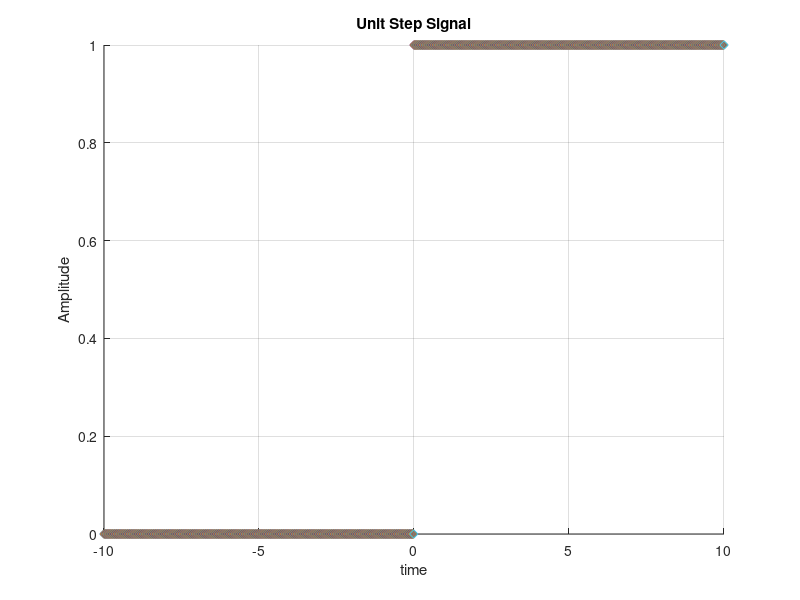

The MATLAB script that drew this image:
%To plot the unit step signal continuous
hold on;
for t=-10:0.01:10
   if t<0
       plot(t,0,'d');
   else
       plot(t,1,'d');
   end;
end;

%making the graph illustrative
xlabel('time');
ylabel('Amplitude');
title('Unit Step Signal');
grid on;